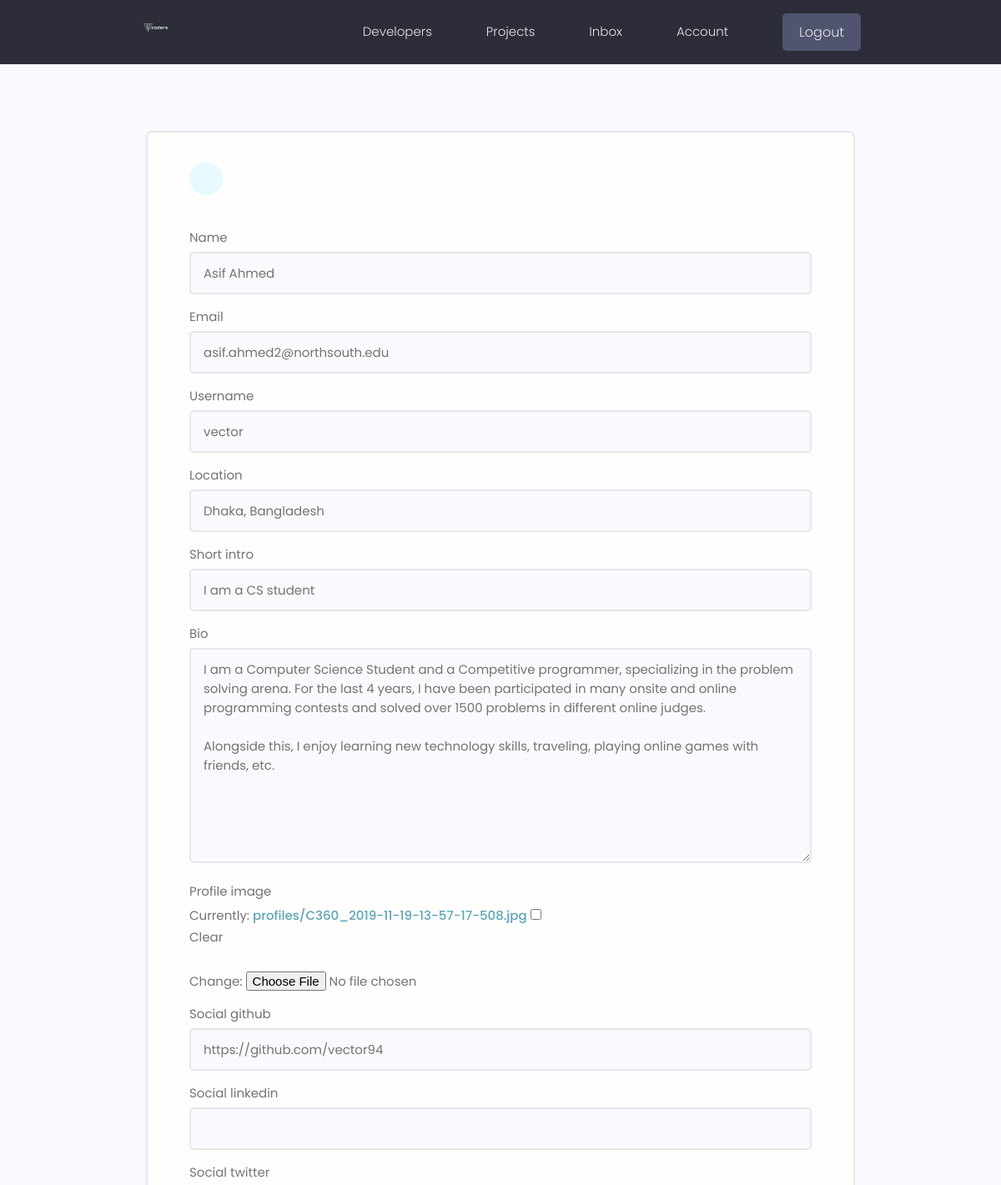
/edit-account/ (signed in, upper part), run on an earlier commit of the app's database.
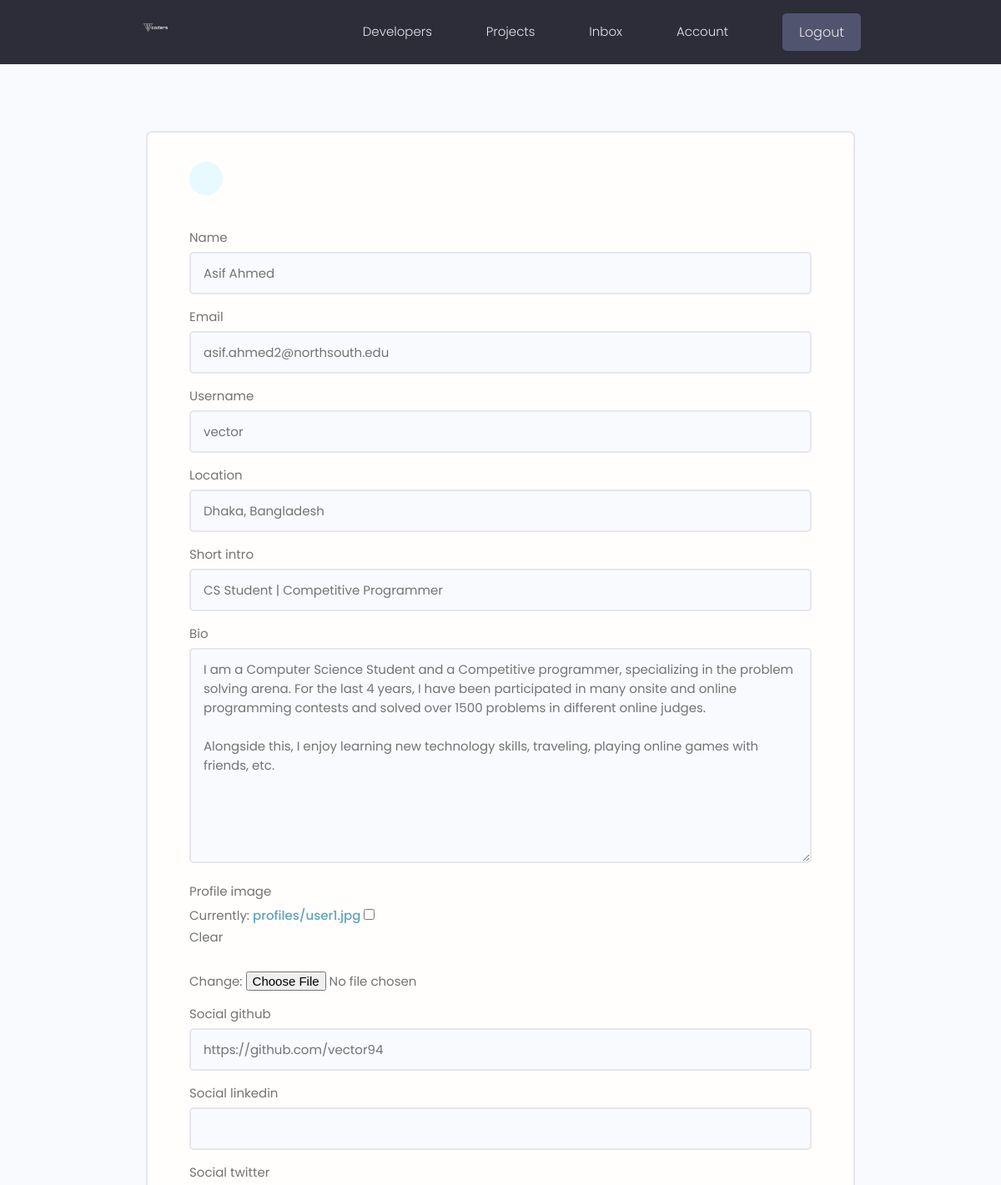
And on a later commit of the database.
### users/models.py (models this page shows, shortened)
class Profile(models.Model):
    user = models.OneToOneField(User, on_delete=models.CASCADE, null=True, blank=True)
    name = models.CharField(max_length=200, blank=True, null=True)
    email = models.EmailField(max_length=500, blank=True, null=True)
    username = models.CharField(max_length=200, blank=True, null=True)
    location = models.CharField(max_length=200, blank=True, null=True)
    short_intro = models.CharField(max_length=200, blank=True, null=True)
    bio = models.TextField(blank=True, null=True)
    profile_image = models.ImageField(null=True, blank=True, upload_to='profiles/', default="profiles/user-default.png")
    social_github = models.CharField(max_length=200, blank=True, null=True)
    social_twitter = models.CharField(max_length=200, blank=True, null=True)
    social_linkedin = models.CharField(max_length=200, blank=True, null=True)
    social_youtube = models.CharField(max_length=200, blank=True, null=True)
    social_website = models.CharField(max_length=200, blank=True, null=True)
    created = models.DateTimeField(auto_now_add=True)
    id = models.UUIDField(default=uuid.uuid4, unique=True, primary_key=True, editable=False)

### users/views.py (the view)
# urls.py: path('edit-account/', views.editAccount, name="edit-account"),
@login_required(login_url='login')
def editAccount(request):
    profile = request.user.profile
    form = ProfileForm(instance=profile)
    if request.method == 'POST':
        form = ProfileForm(request.POST, request.FILES, instance=profile)
        if form.is_valid():
            form.save()
            return redirect('account')
    context = {'form': form}
    return render(request, 'users/profile_form.html', context)

### users/forms.py
class ProfileForm(ModelForm):
    class Meta:
        model = Profile
        fields = ['name', 'email', 'username', 'location', 'short_intro', 'bio', 'profile_image',
                  'social_github', 'social_linkedin', 'social_twitter', 'social_youtube', 'social_website']
    def __init__(self, *args, **kwargs):
        super(ProfileForm, self).__init__(*args, **kwargs)
        for name, field in self.fields.items():
            field.widget.attrs.update({'class': 'input'})

### users/templates/users/profile_form.html (shortened to what this page needs)
{% extends 'main.html' %}
{% block content %}
    <main class="formPage my-xl">
        <div class="content-box">
            <div class="formWrapper">
                <a class="backButton" href="{% url 'account' %}"></a>
                <br>
                <form class="form" method="POST" action="{% url 'edit-account' %}" enctype="multipart/form-data">
                    {% for field in form %}
                    <div class="form__field">
                        <label for="formInput#text">{{field.label}} </label>
                        {{field}}
                    </div>
                    {% endfor %}
                </form>
            </div>
        </div>
    </main>
{% endblock content %}

What changed in the data, as far as the page shows it:
changed Profile "Asif Ahmed": short_intro "I am a CS student" → "CS Student | Competitive Programmer"
Also different on the page:
text no longer shown: "Currently: profiles/C360_2019-11-19-13-57-17-508.jpg Clear Change:"
text now shown: "Currently: profiles/user1.jpg Clear Change:"
